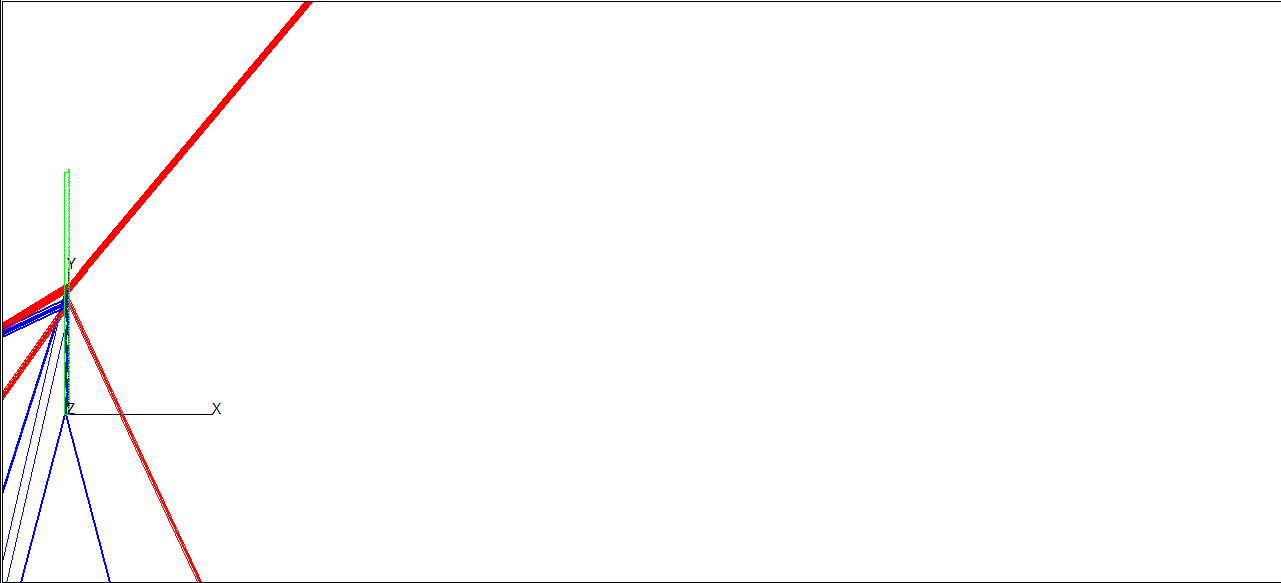
#> input picture GA_population/P1/view-50.bmp, 1281 x 583 px, given as the content of the folder Desktop/NTHU/MasterThesis/research_log/202508/DOE_RB/0.6_0.9, which was not available
$ python DIP_MASTER.py
#> lines starting #> are read from the running program, lines starting #| are printed output that depends on the picture; after the words box and inside, x2 and y2 are one past the last pixel; in counts of white or black regions, pixels touching at a corner belong together; pictures that were not available may be replaced by others from this repository, and a replacement may not be noted
# -*- coding: utf-8 -*-
"""
RB edge analyzer (integrated)
- Keep ALL right-side sloped segments (no merge)
- Robustly fit the left wall
- For EVERY sloped segment, compute angle vs left wall
- Save visualization and CSV
"""

import os
import csv
import cv2
import numpy as np
import matplotlib.pyplot as plt
from math import degrees
from skimage.measure import approximate_polygon
from sklearn.linear_model import LinearRegression
from scipy.ndimage import binary_fill_holes
import sys

sys.stdout.reconfigure(encoding="utf-8")
# ======================= 全域參數 =======================
# 幾何擬合 / 顯示
RDP_TOLERANCE = 11.0  # 小→角點較多→斜邊切得更細
EXTEND_SCALE = 110.0

# 形態學（kernel 固定，不自動放大）
KERNEL_SIZE = 7
CLOSE_ITER = 2
OPEN_ITER = 1

# 連通域自動調參（只增 close，不增 kernel）
MAX_COMPONENTS = 1
MIN_COMPONENT_AREA_RATIO = 0.001
MAX_RETRIES = 50
CLOSE_STEP = 6

# 主體有效性門檻（避免 components==1 但其實是雜訊）
MIN_MAIN_AREA_RATIO = 0.02
MIN_MAIN_SHORT_SIDE = 80

# 是否保留左側細長基板（預設 False）
KEEP_LEFT_SUBSTRATE = False

# I/O
input_folder = (
    r"C:\Users\cchih\Desktop\NTHU\MasterThesis\research_log\202508\DOE_RB\0.6_0.9"
)
output_folder = r"C:\Users\cchih\Desktop\NTHU\MasterThesis\research_log\202508\DOE_RB\0.6_0.9\0810ResultFigures"
os.makedirs(output_folder, exist_ok=True)
csv_path = os.path.join(output_folder, "batch_edge_summary.csv")

# Debug 二值圖
DEBUG_BINARY = True
debug_dir = os.path.join(output_folder, "_debug_binary")
if DEBUG_BINARY:
    os.makedirs(debug_dir, exist_ok=True)


# ======================= 小工具 =======================
def prelim_binary(gray):
    """穩定簡單版：Otsu + 小型態學"""
    _, b = cv2.threshold(gray, 0, 255, cv2.THRESH_BINARY_INV + cv2.THRESH_OTSU)
    k = cv2.getStructuringElement(cv2.MORPH_ELLIPSE, (3, 3))
    b = cv2.morphologyEx(b, cv2.MORPH_CLOSE, k, iterations=2)
    b = cv2.morphologyEx(b, cv2.MORPH_OPEN, k, iterations=1)
    return b


def count_components(binary, min_area_ratio=0.001):
    h, w = binary.shape
    area = h * w
    min_area = max(1, int(min_area_ratio * area))
    num, labels, stats, _ = cv2.connectedComponentsWithStats(binary, connectivity=8)
    return sum(int(stats[i, cv2.CC_STAT_AREA] >= min_area) for i in range(1, num))


def is_valid_main_object(binary):
    num, labels, stats, _ = cv2.connectedComponentsWithStats(binary, connectivity=8)
    if num <= 1:
        return False
    idx = 1 + np.argmax(stats[1:, cv2.CC_STAT_AREA])
    h, w = binary.shape
    img_area = h * w
    main_area = stats[idx, cv2.CC_STAT_AREA]
    bw = stats[idx, cv2.CC_STAT_WIDTH]
    bh = stats[idx, cv2.CC_STAT_HEIGHT]
    return (main_area / img_area) >= MIN_MAIN_AREA_RATIO and min(
        int(bw), int(bh)
    ) >= int(MIN_MAIN_SHORT_SIDE)


# [30 lines left out: function keep_main_and_left, not called in this run]


def find_main_contour(binary):
    cnts, _ = cv2.findContours(binary, cv2.RETR_EXTERNAL, cv2.CHAIN_APPROX_SIMPLE)
    return max(cnts, key=cv2.contourArea) if cnts else None


def nearest_idx(contour, pt):
    d = np.linalg.norm(contour - pt, axis=1)
    return int(np.argmin(d))


# [136 lines left out: functions slice_closed_contour, fit_segment, rdp_fit_segments, extend_line, norm_tilt, angle_diff and 2 more, not called in this run]


# ======================= 前處理（含自動 close 疊加） =======================
def preprocess_final(gray):
    b0 = prelim_binary(gray)

    def run_once(basis_binary, k, c_iter, o_iter):
        k_big = cv2.getStructuringElement(cv2.MORPH_ELLIPSE, (k, k))
        filled = cv2.morphologyEx(
            basis_binary, cv2.MORPH_CLOSE, k_big, iterations=c_iter
        )
        filled = cv2.morphologyEx(filled, cv2.MORPH_OPEN, k_big, iterations=o_iter)
        return filled

    k_used = KERNEL_SIZE
    close_used = CLOSE_ITER
    open_used = OPEN_ITER

    binary = run_once(b0, k_used, close_used, open_used)
    comp = count_components(binary, MIN_COMPONENT_AREA_RATIO)

    tries = 0
    while comp > MAX_COMPONENTS and tries < MAX_RETRIES:
        tries += 1
        close_used += CLOSE_STEP
        binary = run_once(b0, k_used, close_used, open_used)
        comp = count_components(binary, MIN_COMPONENT_AREA_RATIO)

    if KEEP_LEFT_SUBSTRATE:
        binary = keep_main_and_left(binary)

    meta = {
        "components": comp,
        "close_iter_used": close_used,
        "kernel_used": k_used,
    }
    return binary, meta


# ======================= 單張流程 =======================
def process_one_image(img_path, save_dir):
    name = os.path.splitext(os.path.basename(img_path))[0]
    gray = cv2.imread(img_path, cv2.IMREAD_GRAYSCALE)
    if gray is None:
        return {"file": name, "status": "read_fail"}

    binary, meta = preprocess_final(gray)

    if meta.get("components", 0) <= 1 and not is_valid_main_object(binary):
        if DEBUG_BINARY:
            cv2.imwrite(os.path.join(debug_dir, f"{name}_binary.png"), binary)
        return {
            "file": name,
            "status": "noise_or_too_small",
            "n_slopes": 0,
            "angles_vs_left_deg": "",
            "left_wall_angle_deg": "",
            "components": meta.get("components", ""),
            "close_iter_used": meta.get("close_iter_used", ""),
            "kernel_used": meta.get("kernel_used", ""),
            "result_image": "",
        }

    if DEBUG_BINARY:
        cv2.imwrite(os.path.join(debug_dir, f"{name}_binary.png"), binary)

    cnt = find_main_contour(binary)
    if cnt is None:
        return {"file": name, "status": "no_contour"}

    contour = cnt.reshape(-1, 2).astype(np.float32)
    segments, corners = rdp_fit_segments(contour, RDP_TOLERANCE)
    h, w = binary.shape

    # 擬合左牆（維持你目前的方法）
    left_line = fit_left_wall_from_mask(binary, y_step=5, trim_ratio=0.08)
    left_ang = None
    if left_line is not None:
        (lx1, ly1), (lx2, ly2), left_ang = left_line

    # ➜ 右側所有斜邊（使用新的自適應規則）
    all_slopes = pick_right_slopes(
        contour, segments, corners, h, angle_range=(12, 88), right_quantile=0.52
    )

    angles_vs_left = []
    if left_ang is not None:
        for s in all_slopes:
            angles_vs_left.append(round(float(angle_diff(s["angle"], left_ang)), 3))

    # 視覺化
    fig, ax = plt.subplots(figsize=(7.5, 10))
    ax.imshow(binary, cmap="gray", origin="upper")
    ax.plot(
        contour[:, 0],
        contour[:, 1],
        color=(0.3, 0.8, 0.6, 0.4),
        linewidth=1.0,
        label="Raw Contour",
    )
    ax.scatter(
        corners[:, 0],
        corners[:, 1],
        s=10,
        c="red",
        edgecolors="white",
        linewidths=0.5,
        label="Corner Points",
    )

    # 左牆
    if left_ang is not None:
        (lx1e, ly1e), (lx2e, ly2e) = extend_line(
            (lx1, ly1), (lx2, ly2), EXTEND_SCALE * 2
        )
        ax.plot(
            [lx1e, lx2e], [ly1e, ly2e], color="gold", linewidth=3, label="Left Wall"
        )
        ax.text(
            (lx1 + lx2) / 2,
            (ly1 + ly2) / 2,
            f"Left {left_ang:.1f}°",
            color="gold",
            fontsize=11,
        )

    # 每一節右側斜邊 + 與左牆夾角
    for s in all_slopes:
        e1, e2 = extend_line(s["p1"], s["p2"], EXTEND_SCALE)
        ax.plot(
            [e1[0], e2[0]], [e1[1], e2[1]], linestyle="--", linewidth=1.8, color="blue"
        )
        if left_ang is not None:
            mid = (np.array(s["p1"]) + np.array(s["p2"])) / 2.0
            d = angle_diff(s["angle"], left_ang)
            ax.text(mid[0], mid[1] - 18, f"∠{d:.1f}°", color="yellow", fontsize=10)

    # 左上角小標籤：comp/close/kernel
    ax.text(
        0.02,
        0.98,
        f"comp={meta.get('components','?')}, close={meta.get('close_iter_used','?')}, k={meta.get('kernel_used','?')}",
        color="cyan",
        fontsize=10,
        bbox=dict(facecolor="gray", alpha=0.3),
        transform=ax.transAxes,
        ha="left",
        va="top",
    )

    ax.set_title(name)
    ax.set_xlim(0, w)
    ax.set_ylim(h, 0)
    ax.set_aspect("equal")
    ax.legend(loc="upper left")
    plt.tight_layout()

    out_png = os.path.join(save_dir, f"{name}_fitted_extended.png")
    plt.savefig(out_png, dpi=300, bbox_inches="tight")
    plt.close()

    return {
        "file": name,
        "status": "ok",
        "n_slopes": len(all_slopes),
        "angles_vs_left_deg": (
            ";".join(map(str, angles_vs_left)) if angles_vs_left else ""
        ),
        "left_wall_angle_deg": (
            round(float(left_ang), 3) if left_ang is not None else ""
        ),
        "components": meta.get("components", ""),
        "close_iter_used": meta.get("close_iter_used", ""),
        "kernel_used": meta.get("kernel_used", ""),
        "result_image": out_png,
    }


# ======================= 批次流程 =======================
def batch_process(input_dir, save_dir, csv_out):
    exts = {".png", ".jpg", ".jpeg", ".bmp", ".tif", ".tiff"}
    files = [f for f in os.listdir(input_dir) if os.path.splitext(f.lower())[1] in exts]
    files.sort()
    if not files:
        print("⚠️ 找不到圖片檔")
        return

    rows = []
    for i, fname in enumerate(files, 1):
        path = os.path.join(input_dir, fname)
        print(f"[{i}/{len(files)}] {fname} …")
        try:
            res = process_one_image(path, save_dir)
#> in process_one_image, `gray = cv2.imread(img_path, cv2.IMREAD_GRAYSCALE)`:
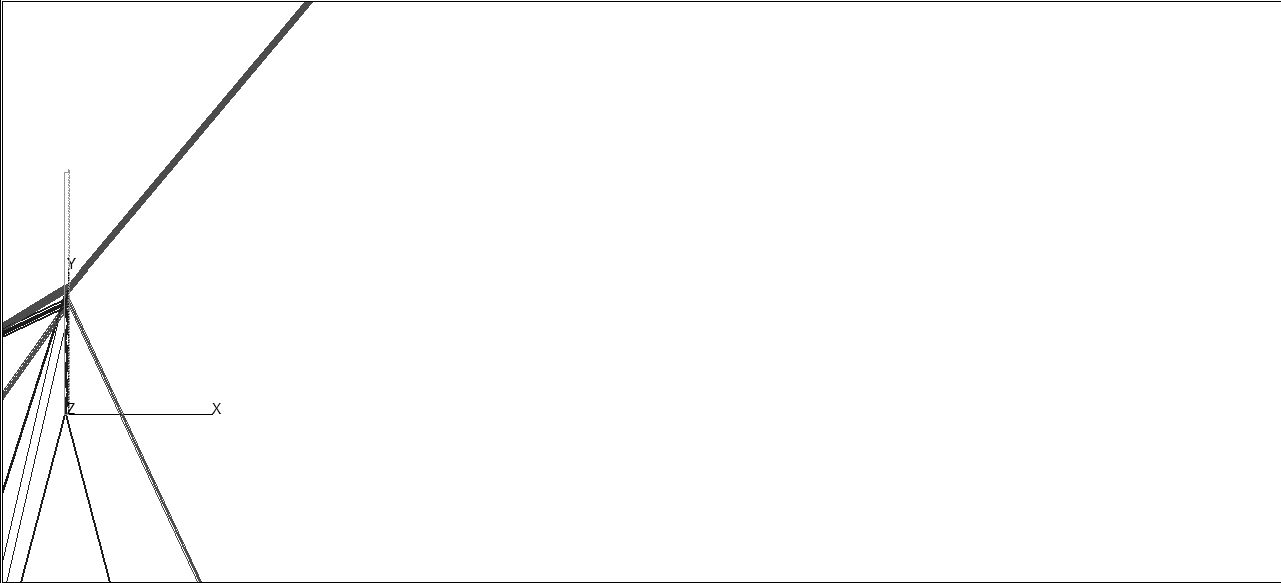
#> gray: shape (583, 1281); min 0, max 255, mean 251.7
#> in prelim_binary, `_, b = cv2.threshold(gray, 0, 255, cv2.THRESH_BINARY_INV + cv2.THRESH_..`:
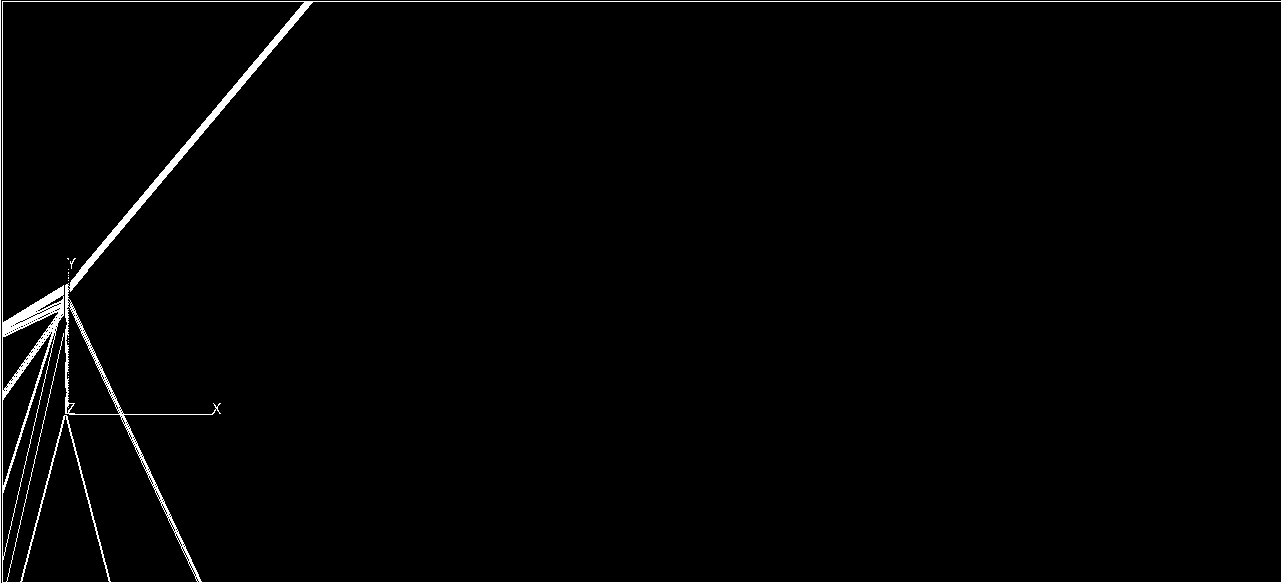
#> b: shape (583, 1281); 1.5% white; 14 white regions (12 under 20 px), largest, box (x1, y1, x2, y2) and area: (2, 1, 1281, 583) 10540, (0, 0, 1, 583) 583
#> in prelim_binary, `b = cv2.morphologyEx(b, cv2.MORPH_CLOSE, k, iterations=2)`:
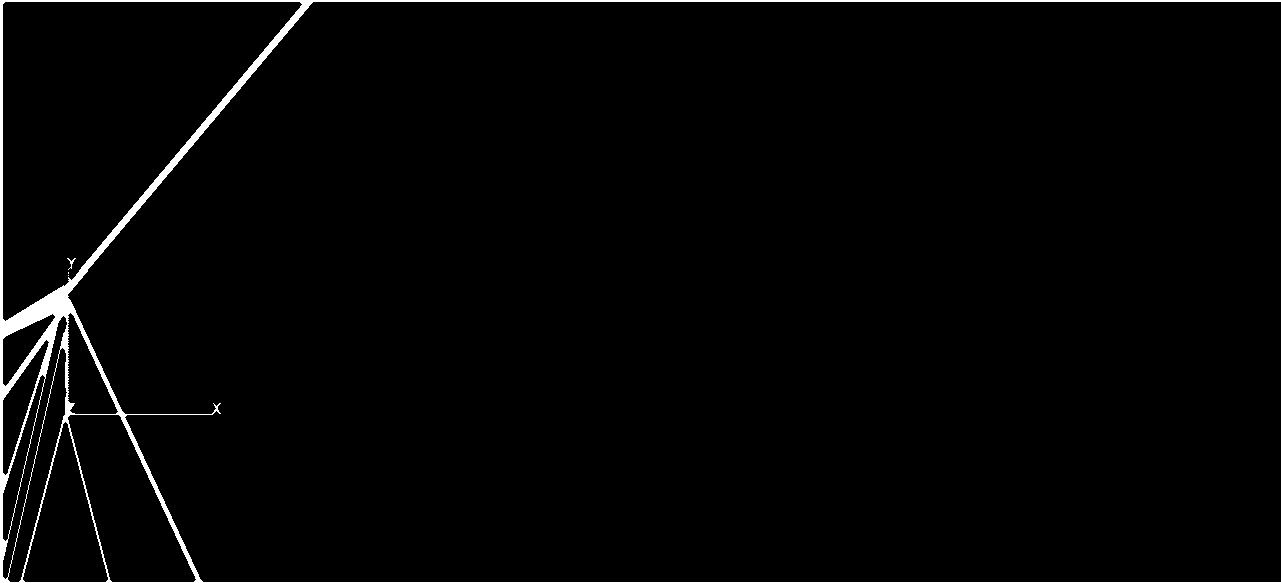
#> b: shape (583, 1281); 1.9% white; 4 white regions (2 under 20 px), largest, box (x1, y1, x2, y2) and area: (0, 0, 1281, 583) 13908, (67, 258, 76, 270) 30
#> in prelim_binary, `b = cv2.morphologyEx(b, cv2.MORPH_OPEN, k, iterations=1)`:
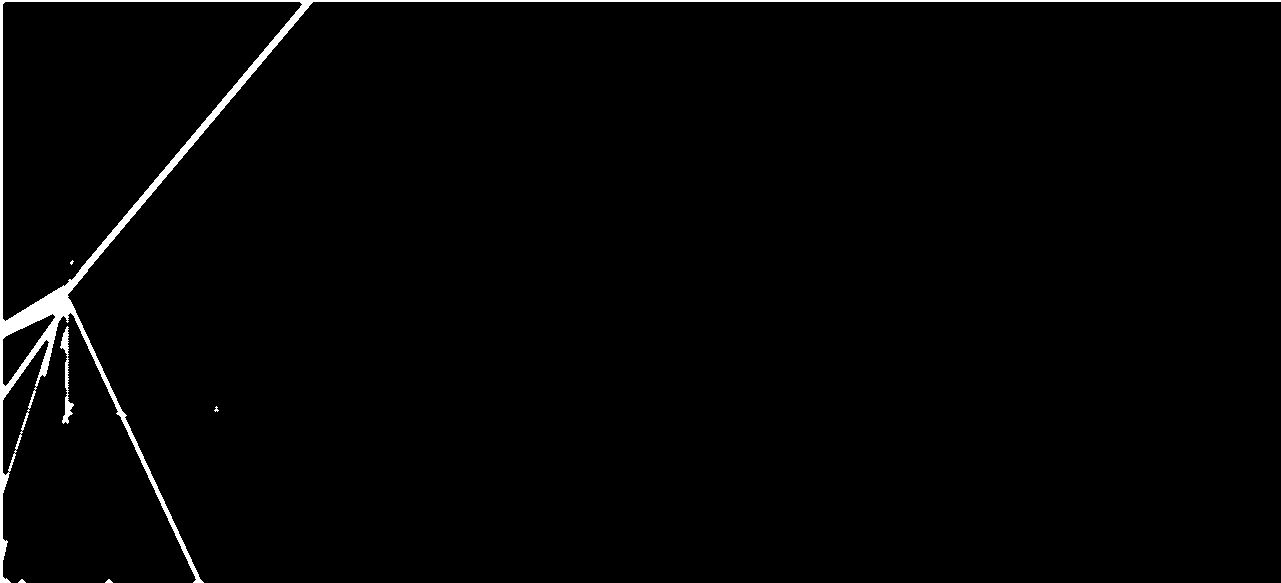
#> b: shape (583, 1281); 1.5% white; 6 white regions (2 under 20 px), largest, box (x1, y1, x2, y2) and area: (0, 0, 1281, 583) 10968, (60, 326, 74, 424) 428, (18, 579, 26, 583) 20, (105, 579, 113, 583) 20
#> in run_once, `filled = cv2.morphologyEx( basis_binary, cv2.MORPH_CLOSE, k_big, itera..`:
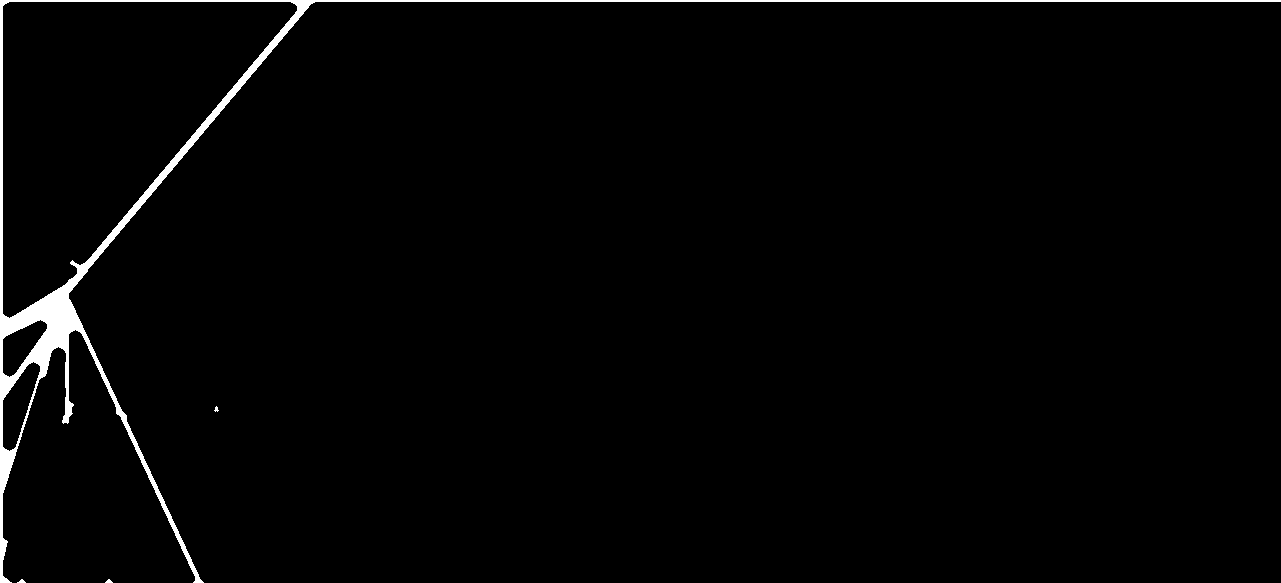
#> filled: shape (583, 1281); 1.7% white; 4 white regions (1 under 20 px), largest, box (x1, y1, x2, y2) and area: (0, 0, 1281, 583) 12594, (17, 579, 26, 583) 21, (105, 579, 113, 583) 20
#> in run_once, `filled = cv2.morphologyEx(filled, cv2.MORPH_OPEN, k_big, iterations=o_..`:
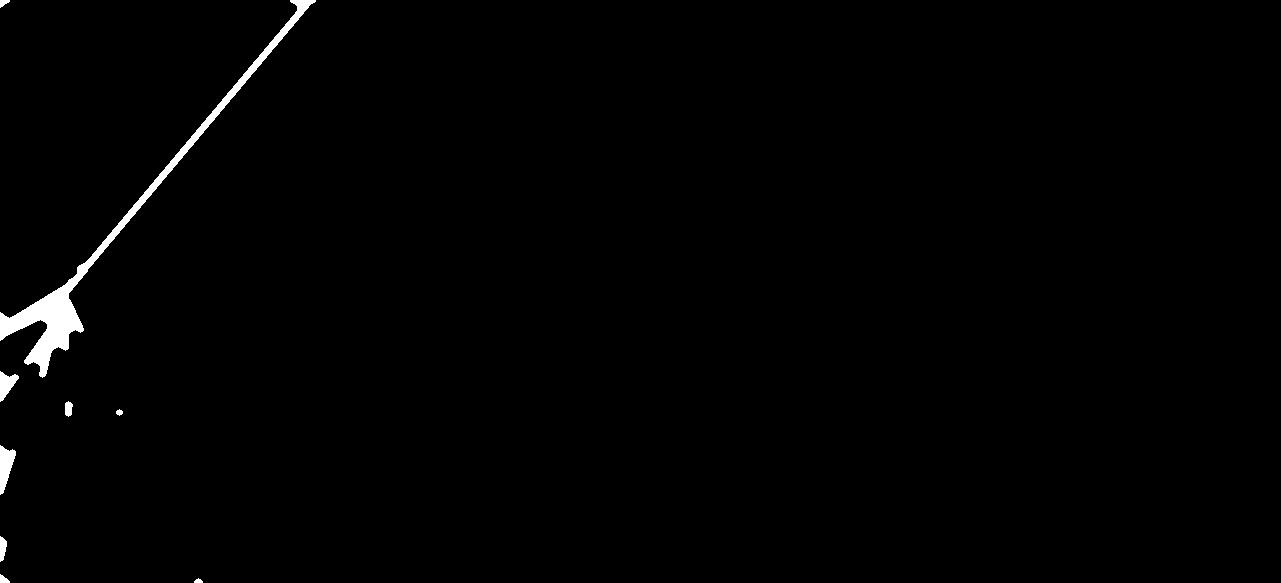
#> filled: shape (583, 1281); 0.94% white; 9 white regions, largest, box (x1, y1, x2, y2) and area: (0, 0, 316, 378) 5845, (0, 445, 16, 495) 470, (0, 371, 19, 402) 313
#> in count_components, `num, labels, stats, _ = cv2.connectedComponentsWithStats(binary, conne..`: labels: shape (583, 1281) int32; 10 distinct labels, from 0 to 9
#> in count_components, `num, labels, stats, _ = cv2.connectedComponentsWithStats(binary, conne..`: num = 10; stats = [[0, 0, 1281, 583, 739795], [0, 0, 10, 8, 49], [0, 0, 316, 378, 5845], [0, 371, 19, 31, 313], [65, 401, 8, 16, 99], [116, 409, 7, 7, 33], [0, 445, 16, 50, 470], [0, 536, 7, 26, 131], [0, 574, 10, 9, 57], [194, 578, 9, 5, 31]]
#> in preprocess_final, `comp = count_components(binary, MIN_COMPONENT_AREA_RATIO)`: comp = 1
#> after the loop in preprocess_final, `while comp > MAX_COMPONENTS and tries < MAX_RETRIES:`: close_used = 2; tries = 0
#> in preprocess_final, `meta = { "components": comp, "close_iter_used": close_used, "kernel_us..`: meta = {'components': 1, 'close_iter_used': 2, 'kernel_used': 7}
#> in is_valid_main_object, `num, labels, stats, _ = cv2.connectedComponentsWithStats(binary, conne..`: num = 10
#> in is_valid_main_object, `idx = 1 + np.argmax(stats[1:, cv2.CC_STAT_AREA])`: idx = 2
#> in is_valid_main_object, `main_area = stats[idx, cv2.CC_STAT_AREA]`: main_area = 5845
#> in is_valid_main_object, `bw = stats[idx, cv2.CC_STAT_WIDTH]`: bw = 316
#> in is_valid_main_object, `bh = stats[idx, cv2.CC_STAT_HEIGHT]`: bh = 378
#> res = 9 items
        except Exception as e:
            res = {"file": os.path.splitext(fname)[0], "status": f"error: {e}"}
        rows.append(res)

    fieldnames = [
        "file",
        "status",
        "n_slopes",
        "angles_vs_left_deg",
        "left_wall_angle_deg",
        "components",
        "close_iter_used",
        "kernel_used",
        "result_image",
    ]
    with open(csv_out, "w", newline="", encoding="utf-8") as f:
        writer = csv.DictWriter(f, fieldnames=fieldnames)
        writer.writeheader()
        for r in rows:
            writer.writerow({k: r.get(k, "") for k in fieldnames})
#> this loop made 1 pass

    print(f"✅ 完成！共處理 {len(files)} 張圖。")
    print(f"📄 CSV：{csv_out}")
    print(f"🖼 圖片輸出資料夾：{save_dir}")
    if DEBUG_BINARY:
        print(f"🧪 Debug 二值化輸出：{debug_dir}")


# ======================= 執行 =======================
if __name__ == "__main__":
    batch_process(input_folder, output_folder, csv_path)
